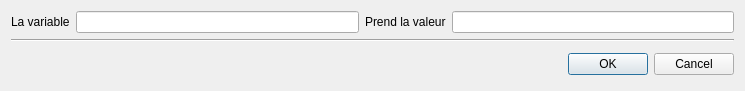
<?xml version="1.0" encoding="UTF-8"?>
<ui version="4.0">
 <class>Dialog_Affecation</class>
 <widget class="QDialog" name="Dialog_Affecation">
  <property name="geometry">
   <rect>
    <x>0</x>
    <y>0</y>
    <width>745</width>
    <height>88</height>
   </rect>
  </property>
  <property name="windowTitle">
   <string>Ajouter un affectation à un variable</string>
  </property>
  <property name="windowIcon">
   <iconset resource="../../Source.qrc">
    <normaloff>:/Icons/Icon/Icons8-Ios7-Editing-Increase-Font.ico</normaloff>:/Icons/Icon/Icons8-Ios7-Editing-Increase-Font.ico</iconset>
  </property>
  <layout class="QGridLayout" name="gridLayout_3">
   <item row="0" column="0">
    <layout class="QGridLayout" name="gridLayout">
     <item row="0" column="0">
      <widget class="QLabel" name="label">
       <property name="text">
        <string>La variable</string>
       </property>
      </widget>
     </item>
     <item row="0" column="1">
      <widget class="QLineEdit" name="Variable"/>
     </item>
     <item row="0" column="2">
      <widget class="QLabel" name="label_2">
       <property name="text">
        <string>Prend la valeur</string>
       </property>
      </widget>
     </item>
     <item row="0" column="3">
      <widget class="QLineEdit" name="valeur"/>
     </item>
    </layout>
   </item>
   <item row="1" column="0">
    <widget class="Line" name="line">
     <property name="orientation">
      <enum>Qt::Horizontal</enum>
     </property>
    </widget>
   </item>
   <item row="2" column="0">
    <layout class="QHBoxLayout" name="horizontalLayout">
     <item>
      <widget class="QWidget" name="widget" native="true">
       <layout class="QGridLayout" name="gridLayout_2">
        <item row="0" column="0">
         <widget class="QLabel" name="commentaire">
          <property name="styleSheet">
           <string notr="true">#commentaire{
color : red;
}</string>
          </property>
          <property name="text">
           <string/>
          </property>
         </widget>
        </item>
       </layout>
      </widget>
     </item>
     <item>
      <widget class="QDialogButtonBox" name="buttonBox">
       <property name="orientation">
        <enum>Qt::Horizontal</enum>
       </property>
       <property name="standardButtons">
        <set>QDialogButtonBox::Cancel|QDialogButtonBox::Ok</set>
       </property>
      </widget>
     </item>
    </layout>
   </item>
  </layout>
 </widget>
 <resources>
  <include location="../../Source.qrc"/>
 </resources>
 <connections>
  <connection>
   <sender>buttonBox</sender>
   <signal>accepted()</signal>
   <receiver>Dialog_Affecation</receiver>
   <slot>accept()</slot>
   <hints>
    <hint type="sourcelabel">
     <x>248</x>
     <y>254</y>
    </hint>
    <hint type="destinationlabel">
     <x>157</x>
     <y>274</y>
    </hint>
   </hints>
  </connection>
  <connection>
   <sender>buttonBox</sender>
   <signal>rejected()</signal>
   <receiver>Dialog_Affecation</receiver>
   <slot>reject()</slot>
   <hints>
    <hint type="sourcelabel">
     <x>316</x>
     <y>260</y>
    </hint>
    <hint type="destinationlabel">
     <x>286</x>
     <y>274</y>
    </hint>
   </hints>
  </connection>
 </connections>
</ui>
